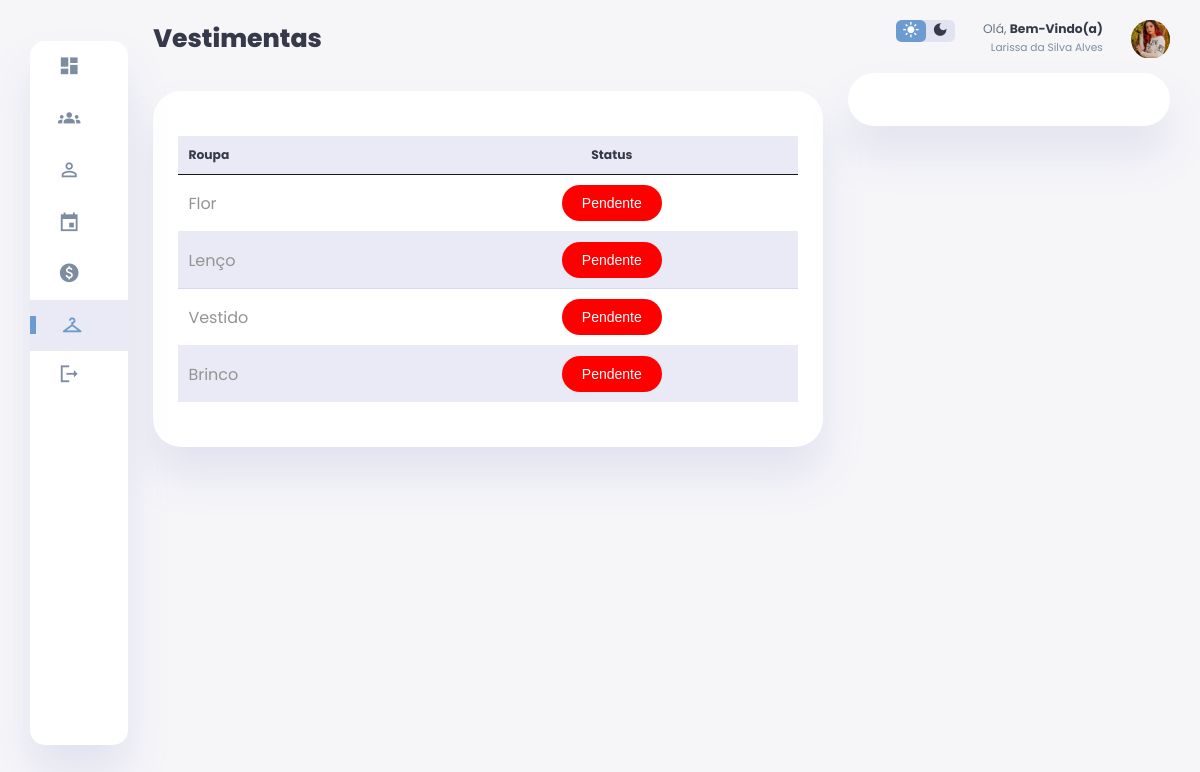
The app's page /usuario/acessorios/index.php (signed in), older data.
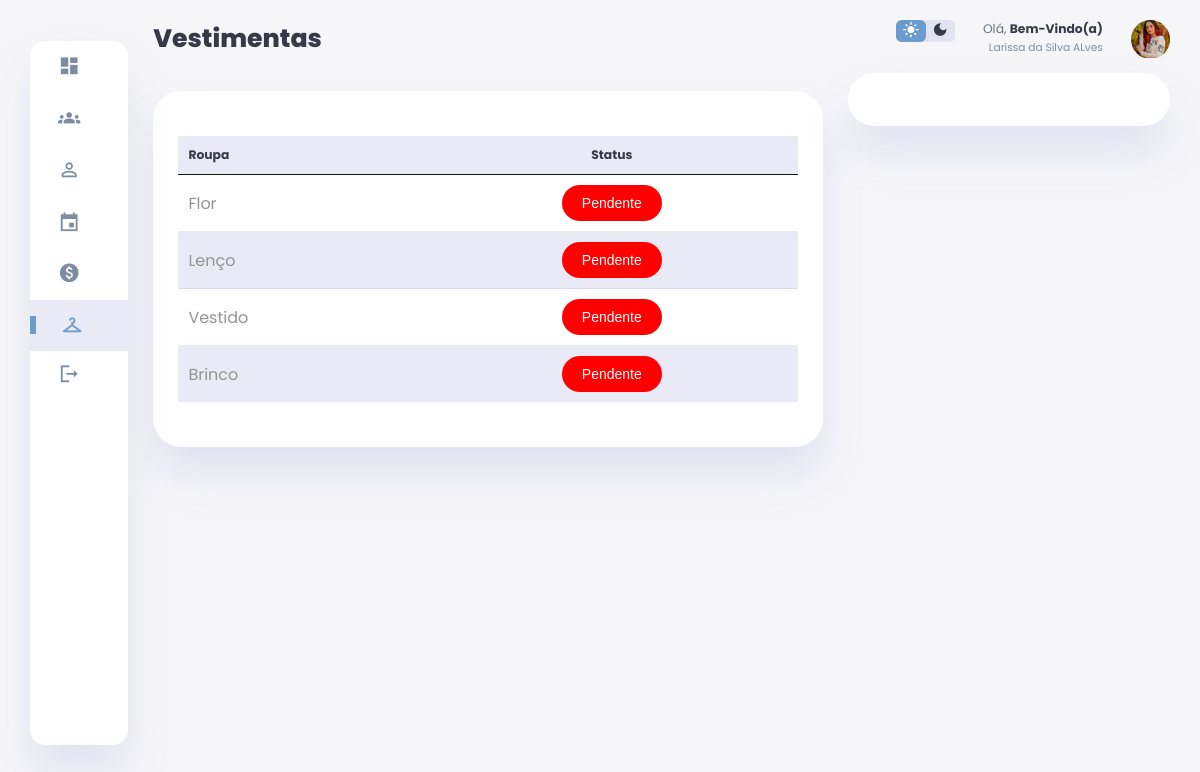
The same page, newer data.
### tables this page shows
CREATE TABLE IF NOT EXISTS `usuario` (
  `id_usuario` int NOT NULL AUTO_INCREMENT,
  `statuss` int DEFAULT NULL,
  `nome` varchar(255) DEFAULT NULL,
  `email` varchar(255) DEFAULT NULL,
  `datas` date DEFAULT NULL,
  `CPF` char(14) DEFAULT NULL,
  `RG` varchar(11) DEFAULT NULL,
  `categoria` varchar(255) NOT NULL,
  `senha` varchar(255) DEFAULT NULL,
  `telefone` varchar(11) DEFAULT NULL,
  `imagem` varchar(255) NOT NULL,
  `genero` varchar(255) NOT NULL,
  `endereco` varchar(255) NOT NULL,
  `responsavel` varchar(255) NOT NULL,
  `data_entrada` date NOT NULL,
  `tele_respon` varchar(11) NOT NULL,
  `idade` varchar(2) NOT NULL,
  `nom_dan` varchar(255) NOT NULL,
  `identidade_frente` varchar(255) NOT NULL,
  `identidade_verso` varchar(255) NOT NULL,
  PRIMARY KEY (`id_usuario`),
  KEY `id_usuario` (`id_usuario`) USING BTREE
);

### usuario/acessorios/index.php (the view, shortened to what this page needs)
<?php
$conexao = conectar();
$sql_roupas_usuario = "SELECT * FROM roupas WHERE id_usuario = " . $_SESSION['id_usuario'];
$resultado_roupas_usuario = mysqli_query($conexao, $sql_roupas_usuario);
$sql = "SELECT * FROM usuario WHERE id_usuario = " . $_SESSION['id_usuario'];
$resultado = mysqli_query($conexao, $sql);
$dados = mysqli_fetch_assoc($resultado);
?>
<!DOCTYPE html>
<html lang="en">
<head>
    <link rel="stylesheet" href="css/style.css">
</head>
<body>
    <div class="container">
        <aside>
            <div class="sidebar">
                <a href="../dashboard.php">
                    <span class="material-icons-sharp">
                    </span>
                </a>
                <a href="../participantes">
                    <span class="material-icons-sharp">
                    </span>
                </a>
                <a href="../perfil.php">
                    <span class="material-icons-sharp">
                    </span>
                </a>
                <a href="../calen" target="_blank">
                    <span class="material-icons-sharp">
                    </span>
                </a>
                <a href="../pagamento">
                    <span class="material-icons-sharp">
                    </span>
                </a>
                <a href="../acessorios" class="active">
                    <span class="material-icons-sharp">
                    </span>
                </a>
                <a href="logout.php">
                    <span class="material-icons-sharp">
                    </span>
                </a>
            </div>
        </aside>
        <main>
            <h1>Vestimentas</h1>
            <div class="box">
                <table>
                    <thead>
                        <tr>
                            <th>Roupa</th>
                            <th class="class">Status</th>
                        </tr>
                    </thead>
                    <tbody>
                        <?php while ($row = mysqli_fetch_assoc($resultado_roupas_usuario)): ?>
                            <tr>
                                <td class="clas"><?php echo $row['nome']; ?></td>
                                <td>
                                    <?php if ($row['status_devolucao'] == 0): ?>
                                        <button type="button" class="btn_vermelho">Pendente</button>
                                    <?php else: ?>
                                        <button type="button" class="btn_verde">Entregue</button>
                                    <?php endif; ?>
                                </td>
                            </tr>
                        <?php endwhile; ?>
                    </tbody>
                </table>
            </div>
        </main>
        <div class="right-section">
            <div class="nav">
                <div class="dark-mode">
                    <span class="material-icons-sharp ">
                    </span>
                    <span class="material-icons-sharp">
                    </span>
                </div>
                <div class="profile">
                    <div class="info">
                        <p>Olá, <b>Bem-Vindo(a)</b></p>
                        <small class="text-muted"><?php echo $dados['nome'] ?></small>
                    </div>
                    <div class="profile-photo">
                        <img src="../../img/perfil/<?php echo $dados['imagem'] ?>" alt="user">
                    </div>
                </div>
            </div>
            <div class="user-profile">
            </div>
        </div>
    </div>
</body>
</html>

Row changes from the older to the newer data that the page shows:
changed usuario: nome "Larissa da Silva Alves" → "Larissa da Silva ALves"
